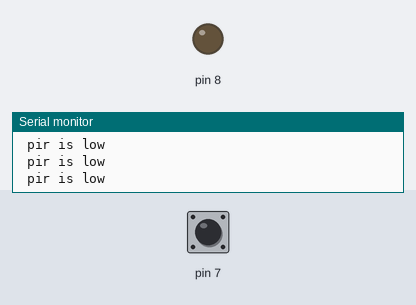
Recording of a sketch running on a simulated Arduino Uno, built with avr-gcc and run on an emulated ATmega328P. Shown: output pins drawn as LEDs (lit = HIGH), the last lines printed to the serial monitor. Dashed ring = blinking. The test bench sets the inputs (shaded band); at power-on: pin 7 HIGH.

Above: at 1.2 s.
1.3 s: pin 7 driven LOW
At 2.2 s:
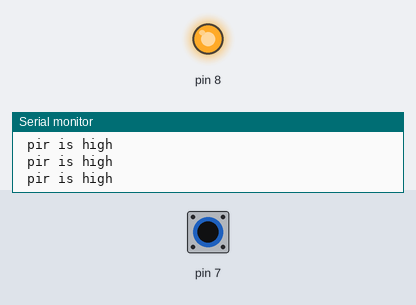
2.8 s: pin 7 driven HIGH
At 3.8 s:
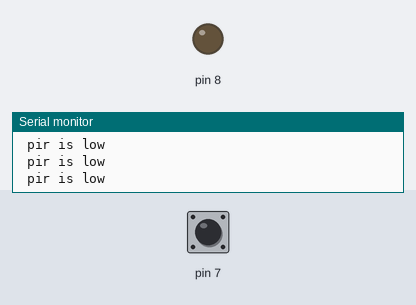
5.8 s: pin 7 pulsed LOW 5 times (0.12 s each, 0.3 s apart)
At 6.47 s:
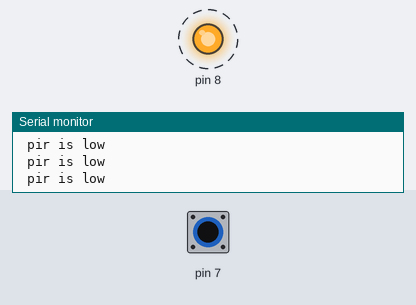
10.3 s: pin 7 pulsed LOW 2 times (0.12 s each, 0.3 s apart)
At 11.1 s:
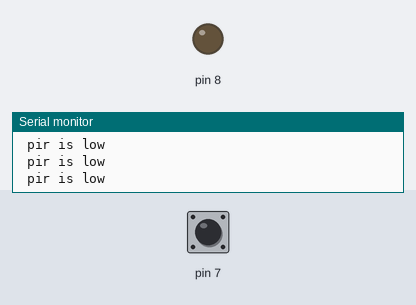
Timing chart, 0 to 13.3 s (numbered marks = the images above; inputs shaded):
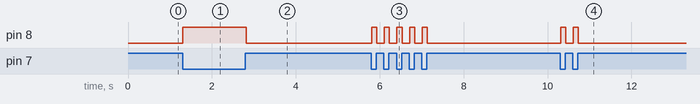

Measured:
- after the input at 1.3 s, pin 8: LOW → HIGH at once
- after the input at 2.8 s, pin 8: HIGH → LOW at once
- after the input at 5.8 s, pin 8: alternates HIGH for 0.12 s and LOW for 0.18 s, 10 changes in all, then stays LOW, starting at once
- after the input at 10.3 s, pin 8: alternates HIGH for 0.12 s and LOW for 0.17 s, 4 changes in all, then stays LOW, starting at once

The sketch:

IR____PIR.ino
```cpp
void setup() {
 Serial.begin(9600);
 pinMode(7,INPUT);
pinMode(8,OUTPUT);
}

void loop() {


if (  digitalRead(7) == LOW){
  digitalWrite(8,HIGH);
  Serial.println(" pir is high ");

  }else{
  digitalWrite(8,LOW);
    Serial.println(" pir is low ");

    }


}
```
